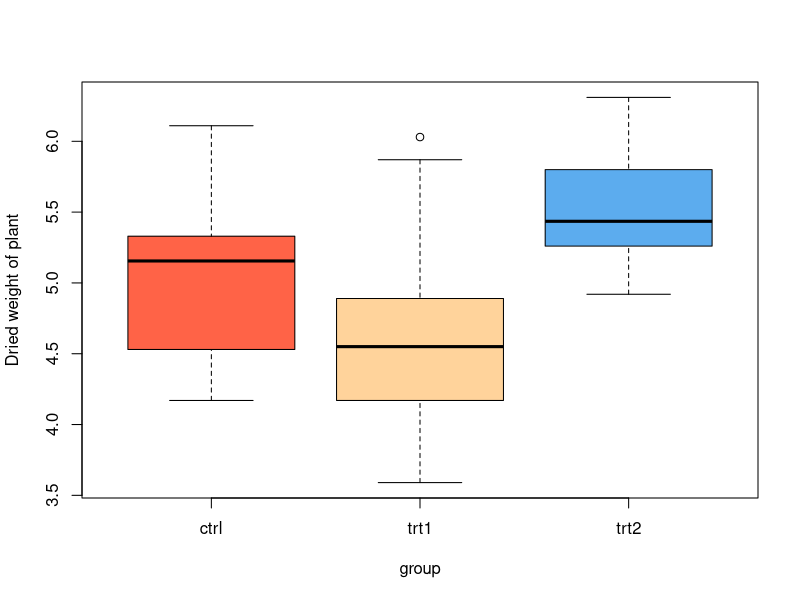
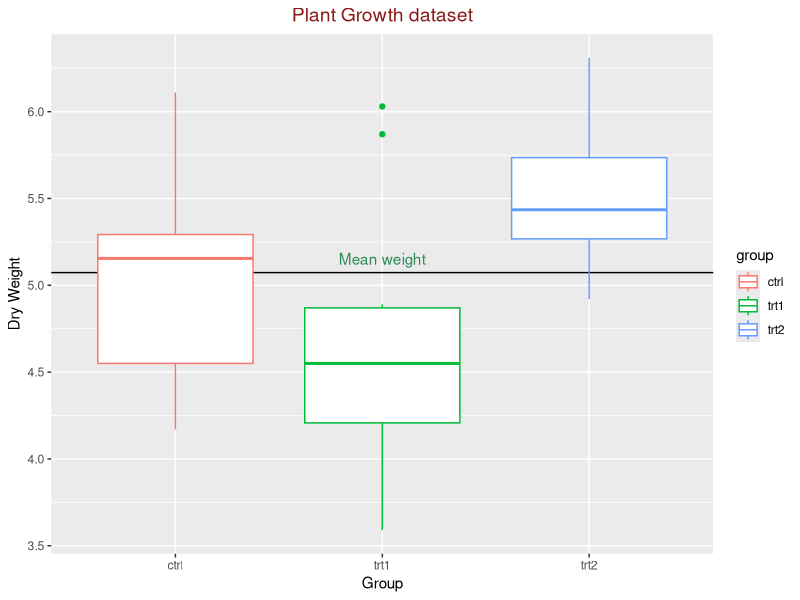
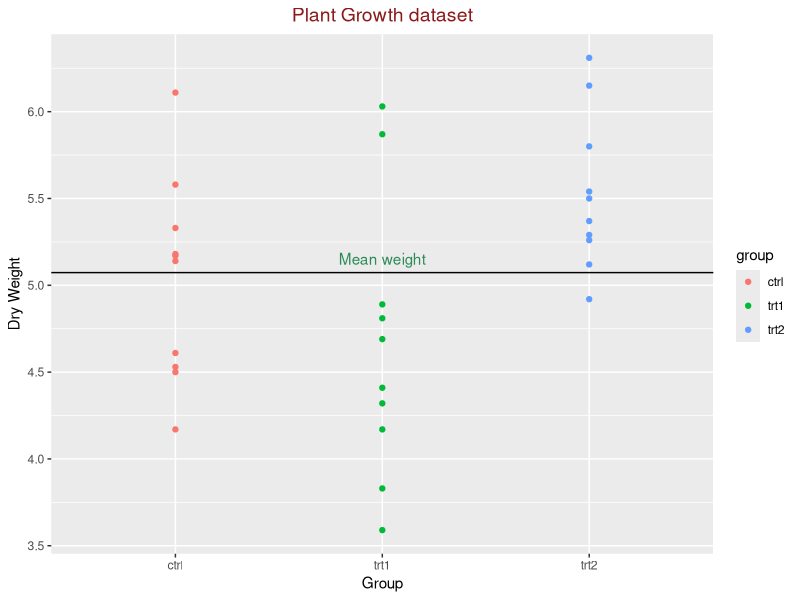

Recreate these plots in R, in order.
## ---- chunk 1
knitr::opts_chunk$set(echo = TRUE)
eval=FALSE
## ---- chunk 2
library(tidyverse)
library(ggplot2)
## ---- chunk 3
summary(tibble(PlantGrowth))
plantgrowth_t <- tibble(PlantGrowth)
## ---- chunk 4
plot(weight~group, tibble(PlantGrowth), 
     ylab = 'Dried weight of plant', 
     xlab = 'group', col=c('tomato1','burlywood1','steelblue2'))
## ---- chunk 5
mwt <- mean(plantgrowth_t$weight)
baseplot <- ggplot(data=plantgrowth_t, 
                   aes(x=group, y=weight, col=group)) +
  labs(title='Plant Growth dataset',
       x = 'Group', y = 'Dry Weight') + 
  theme(plot.title = element_text(color = 'firebrick4', size=14, hjust=.5)) +
  geom_hline( aes(yintercept=mean(weight))) + 
  annotate("text", x = 'trt1', y = mwt+0.08, color='seagreen', label="Mean weight")
  
plot1 <- baseplot + geom_boxplot()
print(plot1)

plot2 <- baseplot + geom_point()
print(plot2)
